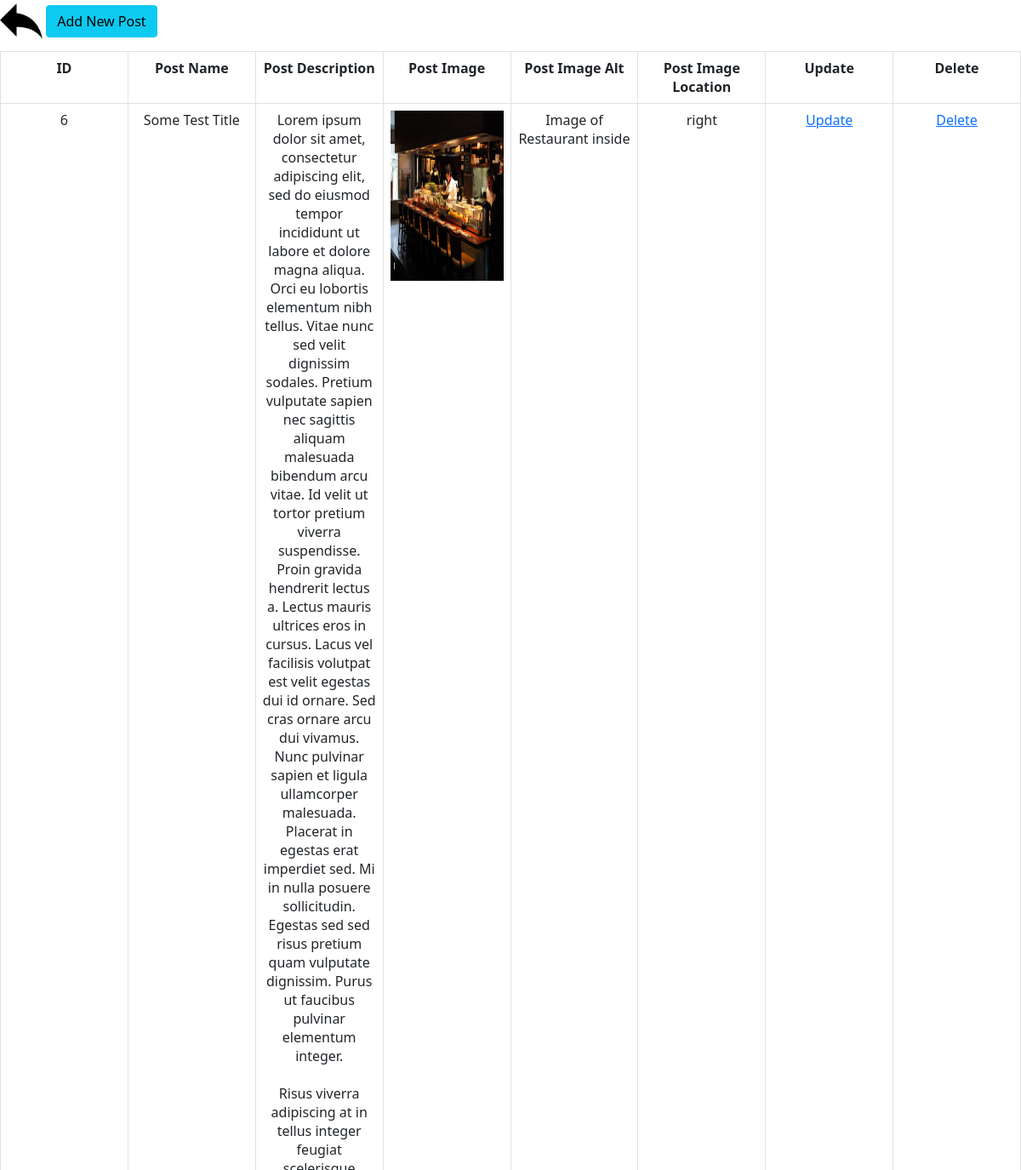
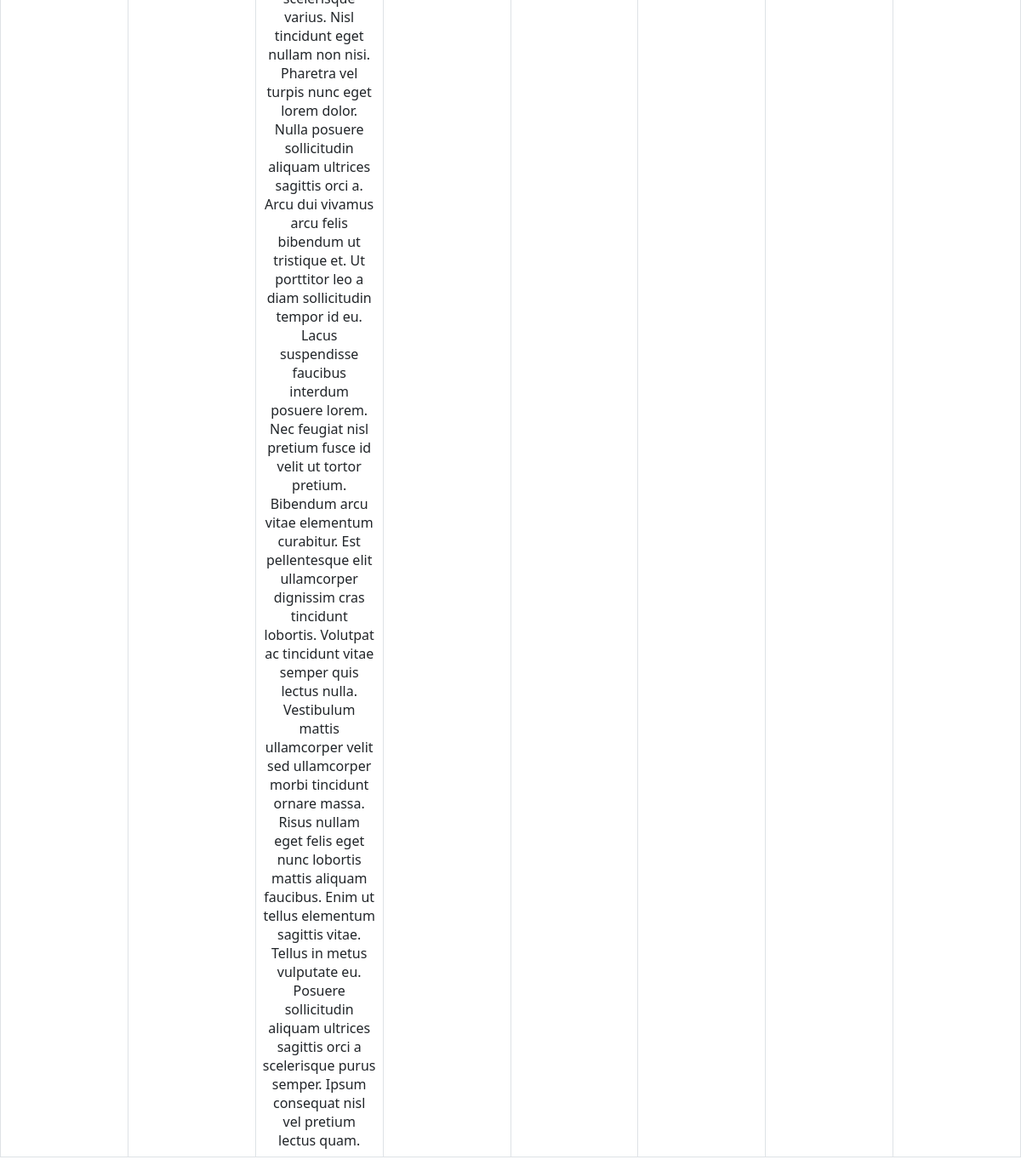
Page /cms/postsMain.php on the committed database (2 pictures, top to bottom).
### tables this page shows
CREATE TABLE `maininfoposts` (
  `id` int(11) NOT NULL,
  `title` varchar(150) NOT NULL,
  `description` text NOT NULL,
  `image` text DEFAULT 'images/image-placeholder.png',
  `imageAlt` text DEFAULT NULL,
  `imglocation` varchar(10) DEFAULT 'none'
);

### dbconnect.php (called while the page is built, shortened)
<?php
class DBController
{
	private $host = "localhost";
	private $user = "root";
	private $password = "";
	private $database = "sushiheaven";
	private $conn;
	function __construct()
	{
		$this->conn = $this->connectDB();
	}
	function connectDB()
	{
		$conn = mysqli_connect($this->host,$this->user,$this->password,$this->database);
		return $conn;
	}
	function runQuery($query)
	{
		$result = mysqli_query($this->conn,$query);
		while($row=mysqli_fetch_assoc($result)) {
			$resultset[] = $row;
		}
		if(!empty($resultset))
			return $resultset;
	}
}
?>

### cms/postsMain.php (the view, shortened to what this page needs)
<?php include 'db.php'?>
<div class="controls">
<a href="adminMain.php"><img src="../images/back.png" alt="" style="width:50px"></a>
<a href="addNewPost.php" class="btn btn-info">Add New Post</a>
</div>
<?php
$post = $dbHandle->runQuery("SELECT * FROM maininfoposts");
if(!empty($post))
{
  foreach ($post as $key => $value)
  {
?>
<!DOCTYPE html>
<html lang="en" dir="ltr">
  <head>
  </head>
  <body>
    <div class="table-responsive">
    <table class="table table-bordered">
      <tr>
        <th>ID</th>
        <th>Post Name</th>
        <th>Post Description</th>
        <th>Post Image</th>
        <th>Post Image Alt</th>
        <th>Post Image Location</th>
        <th>Update</th>
        <th>Delete</th>
      </tr>
      <tr>
        <td><?php echo $post[$key]["id"]; ?></td>
        <td><?php echo $post[$key]["title"]; ?></td>
        <td style="white-space: pre-wrap;"><?php echo $post[$key]["description"]; ?></td>
        <td><img src="../<?php echo $post[$key]["image"]; ?>" alt="" class="img-fluid"></td>
        <td><?php echo $post[$key]["imageAlt"]; ?></td>
        <td><?php echo $post[$key]["imglocation"]; ?></td>
        <td><a href="updateSinglePost.php?id=<?php echo $post[$key]["id"]; ?>">Update</a></td>
        <td><a href="postsMain.php?action=delete&id=<?php echo $post[$key]["id"]; ?>" onclick="return confirm('Are you sure you want to delete this post?')">Delete</a></td>
      </tr>
    </table>
  </div>
    <?php
      }
    }
     ?>
  </body>
</html>

### cms/css/styles.css (style rules this page uses)
.table { text-align: center; table-layout: fixed; width: 100%; }
.table img { width: 300px; height: 200px; }
.controls { padding-bottom: 10px; }

### rows in the picture
maininfoposts: id "6", title "Some Test Title", description "Lorem ipsum dolor sit amet, consectetur adipiscing elit, sed do eiusmod tempor incididunt ut labore et dolore magna aliqua. Orci eu lobortis elementum nibh tellus. Vitae nunc sed velit dignissim sodales. Pretium vulputate sapien nec sagittis aliquam malesuada bibendum arcu vitae. Id velit ut tortor pretium viverra suspendisse. Proin gravida hendrerit lectus a. Lectus mauris ultrices eros in cursus. Lacus vel facilisis volutpat est velit egestas dui id ornare. Sed cras ornare arcu dui vivamus. Nunc pulvinar sapien et ligula ullamcorper malesuada. Placerat in egestas erat imperdiet sed. Mi in nulla posuere sollicitudin. Egestas sed sed risus pretium quam vulputate dignissim. Purus ut faucibus…", image (picture), imageAlt "Image of Restaurant inside", imglocation "right"
